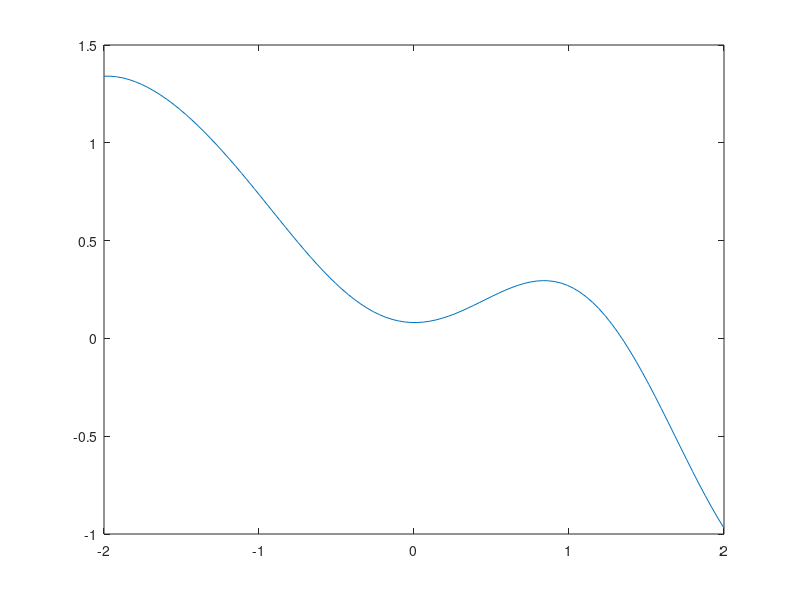

MATLAB code to generate this figure:
function simple_gp_sample

	% Choose a set of x locations.
	N = 100;
	x = linspace( -2, 2, N);   

	% Specify the covariance between function
    % values, depending on their location.
	for j = 1:N
		for k = 1:N
		    sigma(j,k) = covariance( x(j), x(k) );
		end
	end

    % Specify that the prior mean of f is zero.
    mu = zeros(N, 1);

	% Sample from a multivariate Gaussian.
	f = mvnrnd( mu, sigma );

	plot(x, f); 
end

% Squared-exp covariance function.
function k = covariance(x, y)
    k = exp( -0.5*( x - y )^2 );
end
